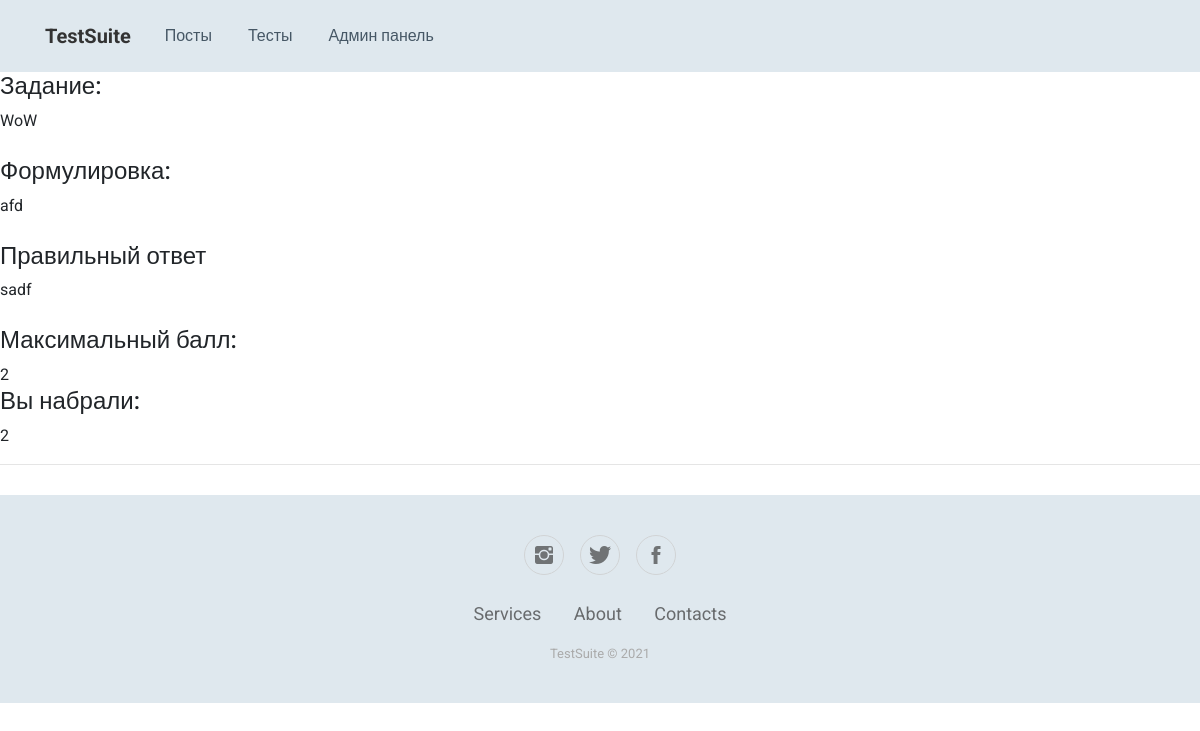
The page /pass_test/2 (signed in) on the database its author committed.
### Tests/models.py (models this page shows, shortened)
class UserTestTask(models.Model):
    CHECK_TASK_CHOICES = [
        ('TE', 'Вручную'),
        ('CO', 'Автоматически')
    ]
    user_test_id = models.ForeignKey(UserTest, on_delete=models.CASCADE)
    type = models.CharField(max_length=20, choices=CHECK_TASK_CHOICES, verbose_name='Тип ответа')
    title = models.CharField(max_length=50, verbose_name='Заголовок')
    task_statement = models.TextField(verbose_name='Формулировка задания')
    points = models.IntegerField(verbose_name='Баллы задания')
    correct_answer = models.TextField(verbose_name='Правильный ответ')
    user_answer = models.TextField(verbose_name='Ответ пользователя')
    user_file = models.FileField(upload_to='Tests/static/Tests/user_files',verbose_name='Файл ответа')
    user_points = models.IntegerField(verbose_name='Полученные баллы')
    check_status = models.BooleanField(verbose_name='Статус проверки')
    class Meta:
        verbose_name = 'Задание пользователя'
        verbose_name_plural = 'Задания пользователя'

### Tests/views.py (the view, shortened to what this page needs)
# urls.py: url(r'pass_test/\d+$', pass_test),
def pass_test(request):
    if request.method == 'GET':
        print(request.user.id)
        test_id = int(re.findall(r'/\w+/(\d+)', request.path)[0])
        if UserTest.objects.select_related('test_id', 'user_id').filter(
                test_id__id=test_id,
                user_id__id=request.user.id
            ).exists():
            queryset = UserTest.objects.select_related('test_id', 'user_id').filter(
                test_id__id=test_id,
                user_id__id=request.user.id
            )
            user_test = queryset[0]
            user_tasks = UserTestTask.objects.select_related('user_test_id').filter(
                user_test_id=user_test
            )
            context = {'user_tasks': user_tasks}
            return render(request, 'user_test_details.html', context)
    else:
        pass

### Tests/templates/user_test_details.html
{% extends 'main.html' %}
{% block content %}
    {% for user_task in user_tasks%}
        <div>
            <h4>Задание: </h4><div>{{user_task.title}}</div>
            <br>
            <h4>Формулировка: </h4><div>{{user_task.task_statement}}</div>
            <br>
            <h4>Правильный ответ</h4> <div>{{user_task.correct_answer}}</div>
            <br>
            <h4>Максимальный балл:</h4> <div>{{user_task.points}}</div> <h4>Вы набрали:</h4><div>{{user_task.user_points}}</div>
        </div>
        <hr>
    {% endfor %}
{% endblock %}

### rows shown on the page
UserTestTask: title "WoW", task_statement "afd", correct_answer "sadf", points "2", user_points "2"
